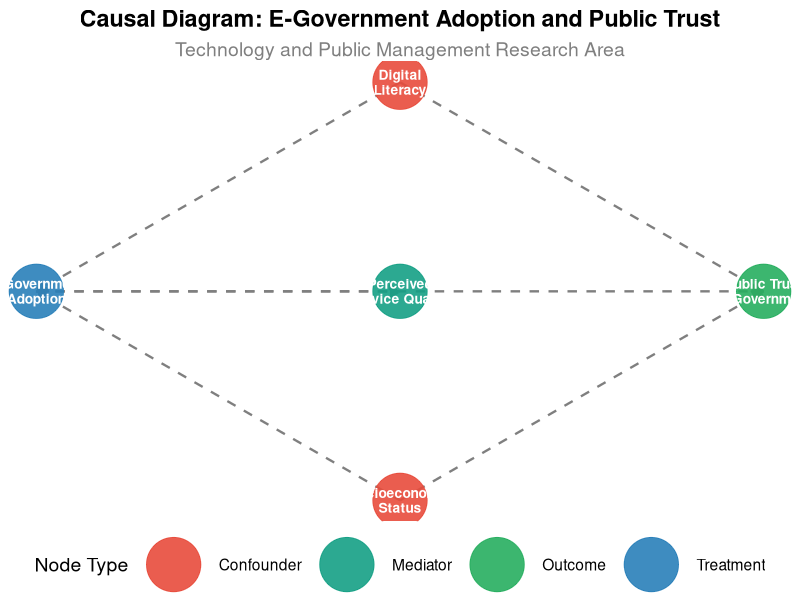

Reproduce this figure in R.
## ---- chunk 1
#| fig-width: 10
#| fig-height: 5

library(ggplot2)

nodes <- data.frame(
  x = c(1, 5, 3, 3, 3),
  y = c(3, 3, 5, 1, 3),
  label = c("E-Government\nAdoption", "Public Trust\nin Government",
            "Digital\nLiteracy", "Socioeconomic\nStatus",
            "Perceived\nService Quality"),
  type = c("treatment", "outcome", "confounder", "confounder", "mediator")
)

edges <- data.frame(
  x    = c(1, 1, 3, 3, 3, 3),
  y    = c(3, 3, 5, 5, 1, 1),
  xend = c(3, 5, 1, 5, 1, 5),
  yend = c(3, 3, 3, 3, 3, 3)
)

colors <- c("treatment" = "#2980b9", "outcome" = "#27ae60",
            "confounder" = "#e74c3c", "mediator" = "#16a085")

ggplot() +
  geom_segment(data = edges,
               aes(x = x, y = y, xend = xend, yend = yend),
               arrow = arrow(length = unit(0.3, "cm"), type = "closed"),
               color = "gray50", linewidth = 0.8, linetype = "dashed") +
  geom_point(data = nodes,
             aes(x = x, y = y, color = type),
             size = 18, alpha = 0.9) +
  geom_text(data = nodes,
            aes(x = x, y = y, label = label),
            size = 3.5, fontface = "bold", color = "white",
            lineheight = 0.9) +
  scale_color_manual(values = colors,
                     labels = c("Confounder", "Mediator", "Outcome", "Treatment")) +
  labs(title = "Causal Diagram: E-Government Adoption and Public Trust",
       subtitle = "Technology and Public Management Research Area",
       color = "Node Type") +
  theme_void(base_size = 14) +
  theme(plot.title = element_text(face = "bold", hjust = 0.5),
        plot.subtitle = element_text(hjust = 0.5, color = "gray50"),
        legend.position = "bottom")
